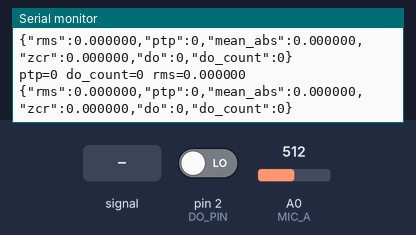
Simulated run of this sketch. Board: Arduino Uno, built with avr-gcc and run on an emulated ATmega328P. Parts: the last lines printed to the serial monitor. The inputs (shaded band) are chosen by the test bench; at power-on: A0 (MIC_A) = 512, pin 2 (DO_PIN) LOW.

Above: at 3.2 s.
3.3 s: A0 (MIC_A) fed a 200 Hz sine of ±81 counts around its level
At 3.73 s:
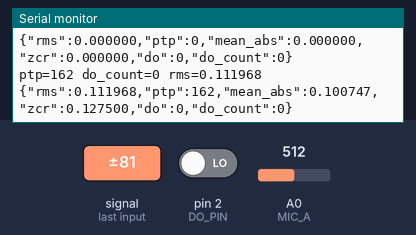
4.8 s: A0 (MIC_A) set to 716
At 4.86 s:
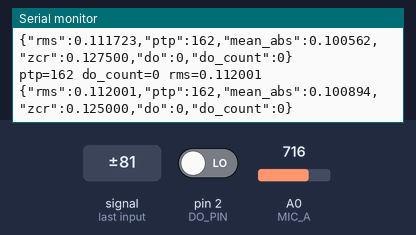
6.3 s: pin 2 (DO_PIN) driven HIGH
At 6.55 s:
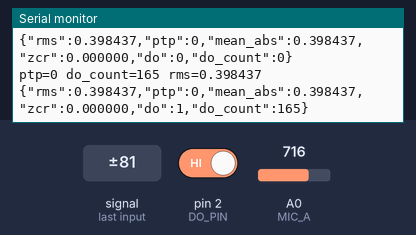
7.8 s: A0 (MIC_A) fed a 1000 Hz sine of ±255 counts around its level
At 8.24 s:
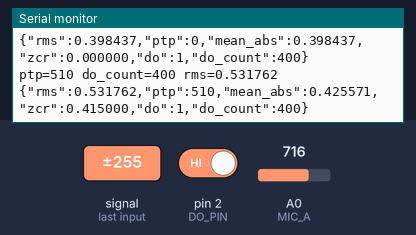
9.3 s: A0 (MIC_A) set to 900
At 9.37 s:
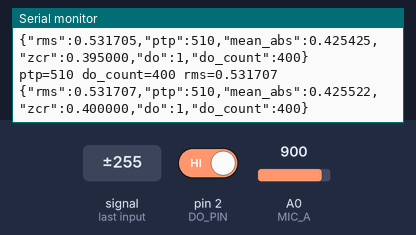
10.8 s: pin 2 (DO_PIN) driven LOW
At 11.06 s:
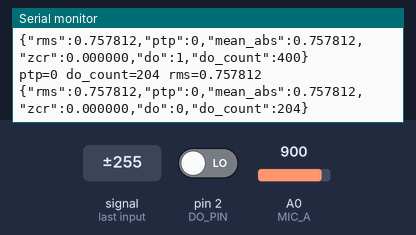
Timing chart, 0 to 13.3 s (numbered marks = the images above; inputs shaded):
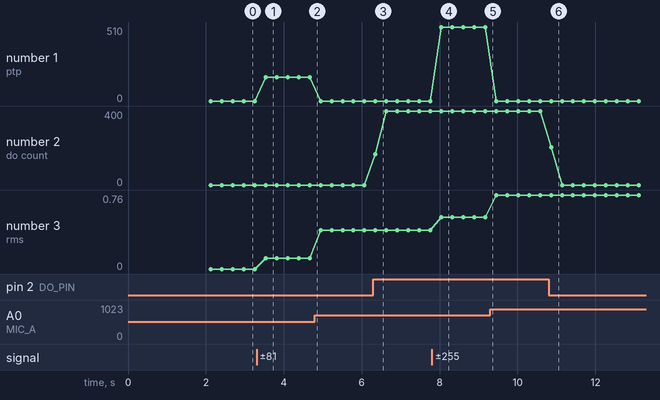

Measured:
- after the input at 3.3 s, the serial monitor: prints a new line after 0.24 s (image 1)
- after the input at 6.3 s, the serial monitor: prints a new line after 0.05 s (image 3)
- after the input at 7.8 s, the serial monitor: prints a new line after 0.24 s (image 4)
- after the input at 10.8 s, the serial monitor: prints a new line after 0.06 s (image 6)
- plotted number 1: 0 → 162 after the input at 3.3 s, 0 → 510 after the input at 7.8 s
- plotted number 2: 0 → 400 after the input at 6.3 s
- plotted number 3: 0 → 0.11 after the input at 3.3 s, 0.11 → 0.4 after the input at 4.8 s, 0.4 → 0.53 after the input at 7.8 s, 0.53 → 0.76 after the input at 9.3 s

The sketch:

uno_calibrate.ino
```cpp
// uno_calibrate.ino
// Windowed feature extractor for KY-037 (UNO)
// Produces JSON with: rms, ptp, mean_abs, zcr, do, do_count

#define MIC_A A0
#define DO_PIN 2

const int SAMPLE_COUNT = 400;     // window size
const int SAMPLE_DELAY_US = 200;  // ~5 kHz sampling
const int REPORT_DELAY_MS = 150;  // pause between windows

void setup(){
  Serial.begin(115200);
  pinMode(DO_PIN, INPUT);
  delay(2000);
}

void loop(){
  long sumSq = 0;
  long sumAbs = 0;
  int minv = 1023;
  int maxv = 0;
  int prevSign = 1;
  int zc = 0;
  int do_count = 0;
  int last_do = 0;

  for(int i=0;i<SAMPLE_COUNT;i++){
    int v = analogRead(MIC_A); // 0..1023
    int centered = v - 512;
    sumSq += (long)centered * centered;
    sumAbs += abs(centered);
    if (v < minv) minv = v;
    if (v > maxv) maxv = v;
    int sign = (centered >= 0) ? 1 : -1;
    if (i>0 && sign != prevSign) zc++;
    prevSign = sign;
    int d = digitalRead(DO_PIN);
    do_count += d;
    last_do = d;
    delayMicroseconds(SAMPLE_DELAY_US);
  }

  float rms = sqrt((double)sumSq / SAMPLE_COUNT) / 512.0;
  int ptp = maxv - minv;
  float mean_abs = (double)sumAbs / SAMPLE_COUNT / 512.0;
  float zcr = (float)zc / SAMPLE_COUNT;

  // human friendly
  Serial.print("ptp=");
  Serial.print(ptp);
  Serial.print(" do_count=");
  Serial.print(do_count);
  Serial.print(" rms=");
  Serial.print(rms,6);
  Serial.print("\n");

  // JSON for collector
  Serial.print("{\"rms\":");
  Serial.print(rms,6);
  Serial.print(",\"ptp\":");
  Serial.print(ptp);
  Serial.print(",\"mean_abs\":");
  Serial.print(mean_abs,6);
  Serial.print(",\"zcr\":");
  Serial.print(zcr,6);
  Serial.print(",\"do\":");
  Serial.print(last_do);
  Serial.print(",\"do_count\":");
  Serial.print(do_count);
  Serial.println("}");
  delay(REPORT_DELAY_MS);
}
```
